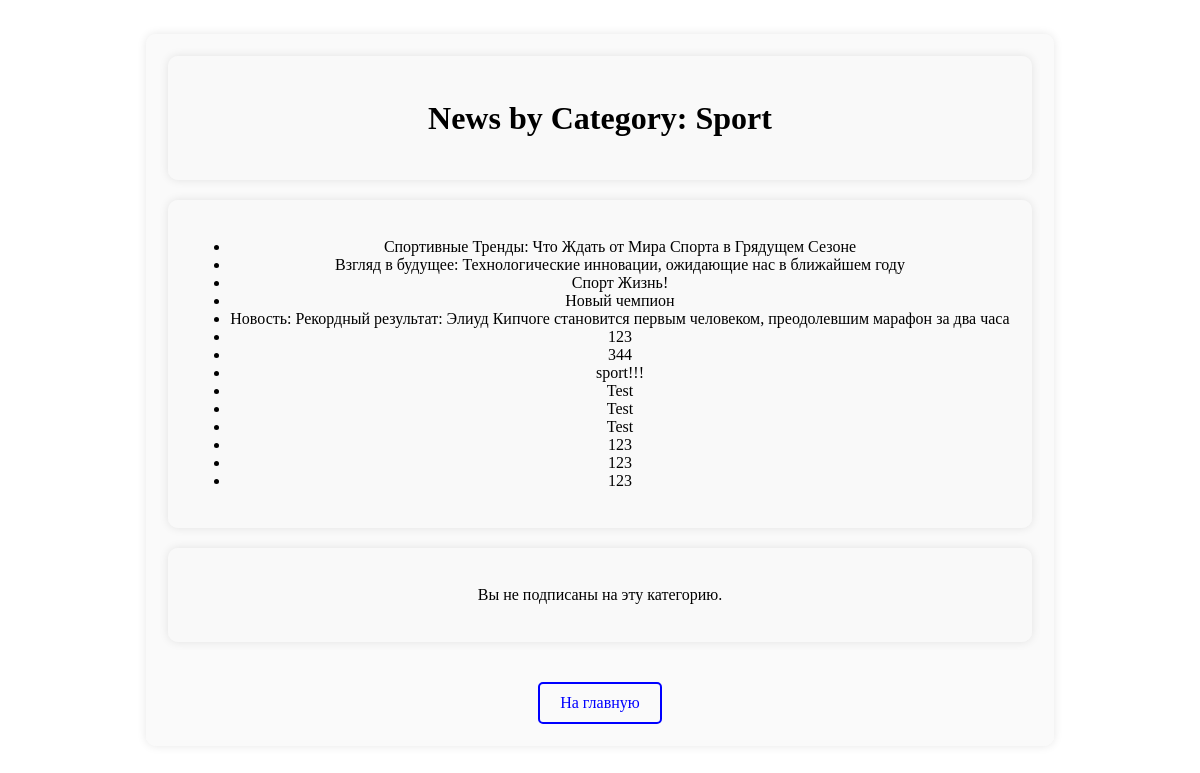
The page /category/1/ on the database as committed earlier.
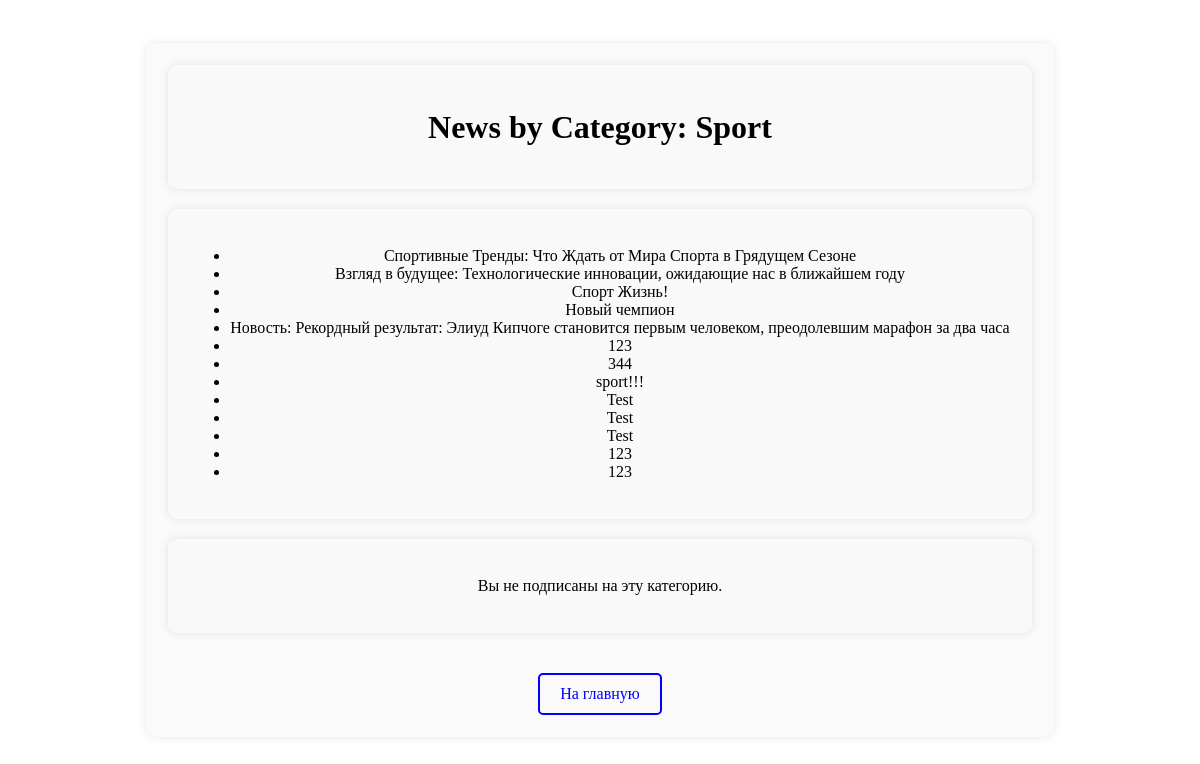
The same page on the database as committed later.
### news/models.py (models this page shows, shortened)
class Category(models.Model):
    name = models.CharField(max_length=255)
    subscribers = models.ManyToManyField(User, through='Subscriber')

class Post(models.Model):
    author = models.ForeignKey(
        Author, on_delete=models.CASCADE)  # Ссылка на автора
    post_type_choices = [('article', 'Article'), ('news', 'News')]
    post_type = models.CharField(max_length=10, choices=post_type_choices)
    created_at = models.DateTimeField(auto_now_add=True)
    categories = models.ManyToManyField(Category, through='PostCategory')
    title = models.CharField(max_length=255)
    content = models.TextField()
    rating = models.IntegerField(default=0)

### news/views.py (the view)
def category_news(request, category_id):
    category = Category.objects.get(pk=category_id)
    subscriber_count = category.subscribers.count()
    posts = Post.objects.filter(categories=category)
    is_subscribed = category.subscribers.filter(pk=request.user.pk).exists()
    return render(request, 'news/category_news.html',
                  {'category': category,
                   'posts': posts,
                   'subscriber_count': subscriber_count,
                   'is_subscribed': is_subscribed})

### news/context_processors.py (called while the page is built)
def real_time(request):
    city = 'Europe/Moscow'
    real_time = datetime.now(pytz.timezone(city))
    return {'real_time': real_time}

### templates/news/category_news.html (shortened to what this page needs)
<!DOCTYPE html>
<html lang="en">
<head>
</head>
<body>
    <div class="content">
        <div class="frame">
            <h1>News by Category: {{ category.name }}</h1>
        </div>
        <div class="frame">
            <ul>
                {% for post in posts %}
                    <li>{{ post.title }}</li>
                {% endfor %}
            </ul>
        </div>
{% if is_subscribed %}
    <div class="frame subscribed-message">
        <p>Вы подписались на эту категорию.</p>
    </div>
{% else %}
    <div class="frame subscribed-message">
        <p>Вы не подписаны на эту категорию.</p>
    </div>
{% endif %}
        <a href="/1" class="main-link">На главную</a>
    </div>
</body>
</html>

### templates/news/category_news.html (style rules this page uses)
body { display: flex; justify-content: center; align-items: center; height: 100vh; margin: 0; background-image: url('https://a43db249-afcba5da-f823-48df-ae33-bb246aacb9e9.s3.timeweb.cloud/sign/images/back2.jpg'); background-size: cover; }
.content { text-align: center; padding: 20px; border: 2px solid transparent; border-radius: 10px; background-color: rgba(249, 249, 249, 0.8); box-shadow: 0 0 10px rgba(0, 0, 0, 0.1); margin-bottom: 20px; }
.frame { border: 2px solid transparent; padding: 20px; border-radius: 10px; background-color: rgba(249, 249, 249, 0.8); box-shadow: 0 0 10px rgba(0, 0, 0, 0.1); margin-bottom: 20px; }
.main-link { display: inline-block; margin-top: 20px; padding: 10px 20px; text-decoration: none; color: blue; border: 2px solid blue; border-radius: 5px; }

Rows that differ between the two databases and show on the page:
removed Post: title "123"
